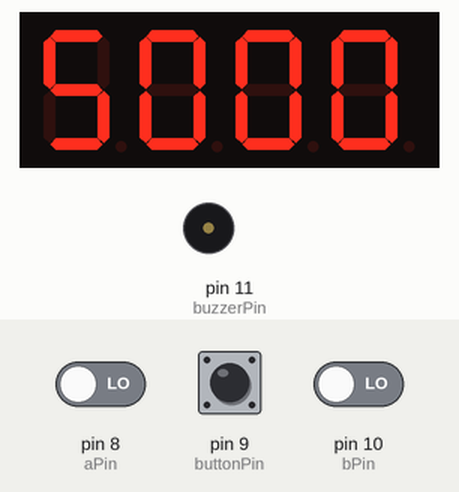
Recording of a sketch running on a simulated Arduino Uno, built with avr-gcc and run on an emulated ATmega328P. Shown: 4-digit seven-segment display, buzzer (waves = sounding, pin HIGH). Wiring (inferred from the names in the program): 4-digit 7-segment display, segments lit when HIGH: segments pin 3, pin 2, pin 19, pin 16, pin 18, pin 4, pin 5, pin 17; digit selects pin 6, pin 15, pin 7, pin 14. Inputs (shaded band) come from the test bench; at power-on: pin 9 (buttonPin) HIGH, pin 8 (aPin) LOW, pin 10 (bPin) LOW. EEPROM starts erased; the segment pins are drawn as the display they are named for; pins used as bus, display or sensor lines are not drawn.

Above: at 1.2 s.
1.3 s: pin 9 (buttonPin) pulled LOW for 0.15 s
At 1.9 s:
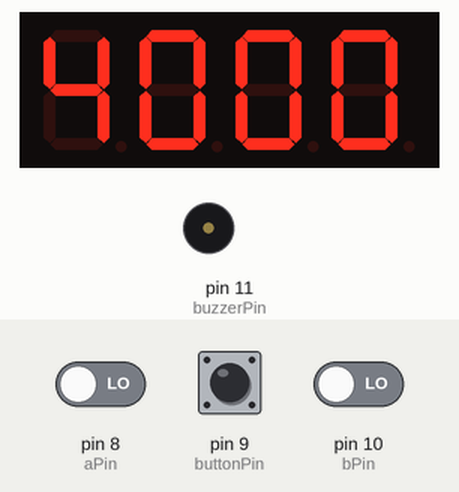
2.0 s: pin 9 (buttonPin) pulled LOW for 1 s
At 2.7 s:
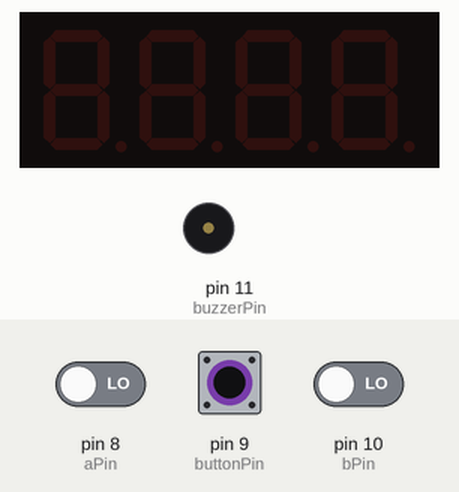
4.5 s: pin 9 (buttonPin) pulled LOW for 0.15 s
At 5.4 s:
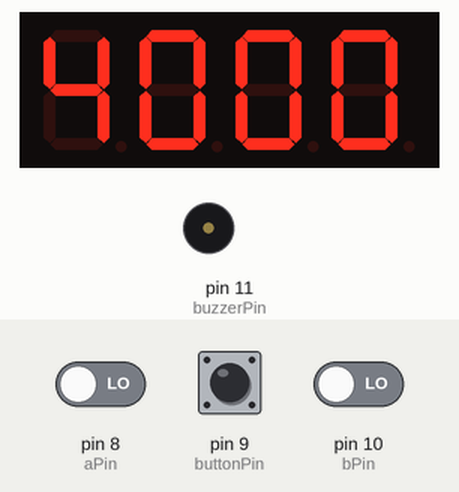
8.2 s: pin 9 (buttonPin) pulled LOW for 3.2 s
At 8.6 s:
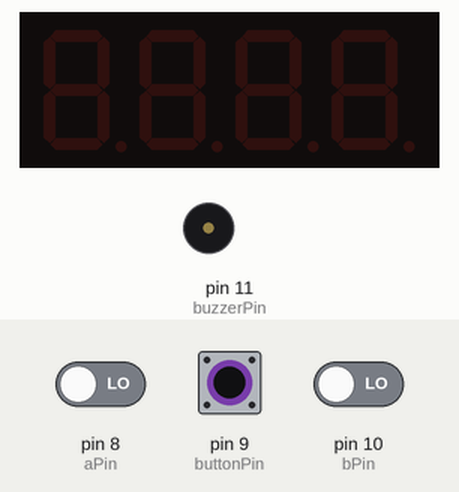
Timing chart, 0 to 11.2 s (numbered marks = the images above; inputs shaded):
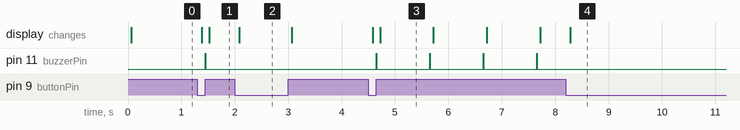

Measured:
- after the input at 1.3 s, pin 11 (buzzerPin): LOW → HIGH after 0.15 s, → LOW 0.01 s later; the display: first changes after 0.08 s (image 1 shows a later state)
- after the input at 2.0 s, pin 11 (buzzerPin): stops changing and stays LOW
- after the input at 4.5 s, pin 11 (buzzerPin): alternates HIGH for 0.01 s and LOW for 0.99 s, starting after 0.15 s; the display: first changes after 0.08 s (image 3 shows a later state)
- after the input at 8.2 s, pin 11 (buzzerPin): stays LOW (without the input it goes to HIGH after 0.45 s); the display: changes after 0.08 s (image 4)
- what the display in image 3 shows lasts 1.0 s, from 4.7 s to 5.7 s

The sketch:

a4.ino
```cpp
#include<EEPROM.h>
int segmentPins[] ={3,2,19,16,18,4,5,17};
int displayPins[] ={6,15,7,14};
int
times[]={5,10,15,20,30,45,100,130,200,230,300,400,500,600,700,800,900,1000, 1500, 2000, 3000};
int numTimes=20;
byte selectedTimeIndex;
int timerMinute;
int timerSecond;
int buzzerPin=11;
int aPin=8;
int bPin=10;
int buttonPin=9;
boolean stopped = true;
byte digits[10][8] ={
  //a  b  c  d  e  f  g ．
  {0,0,0,0,0,0,1,1},//1
  {1,0,0,1,1,1,1,1},//0
  {0,0,1,0,0,1,0,1},//1
  {0,0,0,0,1,1,0,1},//3
  {1,0,0,1,1,0,0,1},//4
  {0,1,0,0,1,0,0,1},//5
  {0,1,0,0,0,0,0,1},//6
  {0,0,0,1,1,1,1,1},//7
  {0,0,0,0,0,0,0,1},//8
  {0,0,0,0,1,0,0,1}//9
};
void setup()
{
  for(int i=0;i<8;i++)
  {
        pinMode(segmentPins[i],OUTPUT);
  }
  for(int i=0;i<4;i++)
  {
  pinMode(displayPins[i],OUTPUT);
  }
  pinMode(buzzerPin,OUTPUT);
  pinMode(buttonPin,INPUT);
  pinMode(aPin,INPUT);
  pinMode(bPin,INPUT);
  selectedTimeIndex=EEPROM.read(0);
  timerMinute=times[selectedTimeIndex]/100;
  timerSecond=times[selectedTimeIndex]%100;


}
void loop()
{

   if(!digitalRead(buttonPin))
  {
      stopped = !stopped;
      digitalWrite(buzzerPin,LOW);
      while(!digitalRead(buttonPin)){};
      EEPROM.write(0,selectedTimeIndex);
  }
  updateDisplay();
}
void updateDisplay() //mmss
{
  int minsecs = timerMinute*100+timerSecond;
  int v = minsecs;
  for(int i=0;i<4;i++)
  {
     int digit=v%10;
     setDigit(i);
     setSegments(digit);
     v=v/10;
     process();
  }
  setDigit(5);// all digits off to prevent uneven illumination
}
void process()
{
  for(int i=0;i<100; i++)//tweak this number between flicker and blur
{
int change=getEncoderTurn();

if(stopped)
{
  changeSetTime(change);
}
  else
{
     updateCountingTime();
}
}
if(timerMinute == 0 && timerSecond == 0)
{
digitalWrite(buzzerPin,HIGH);
}
}
void changeSetTime(int change)
{
    selectedTimeIndex+=change;
    if(selectedTimeIndex<0)
    {
        selectedTimeIndex=numTimes;
    }
    else if(selectedTimeIndex>numTimes)
    {
        selectedTimeIndex = 0;
    }
    timerMinute=times[selectedTimeIndex]/100;
    timerSecond=times[selectedTimeIndex]%100;
}
void updateCountingTime()
{
    static unsigned long lastMillis;
    unsigned long m=millis();
    if(m>(lastMillis+1000) && (timerSecond>0 || timerMinute>0))
    {
     digitalWrite(buzzerPin,HIGH);
      delay(10);
      digitalWrite(buzzerPin,LOW);
      if(timerSecond==0)
      {
       timerSecond=59;
       timerMinute--;
      }
      else
      {
       timerSecond--;
      }
    lastMillis = m;
    }
}
void setDigit(int digit)
{
  for(int i=0;i<4;i++)
  {
    digitalWrite(displayPins[i],(digit==i));
  }
}
void setDigitAll()
{
  for(int i=0;i<4;i++)
  {
    digitalWrite(displayPins[i],1);
  }
}
void setSegments(int n)
{
  for(int i=0;i<8; i++)
  {
    digitalWrite (segmentPins[i], !digits[n][i]);
  }
}
void setSegmentsAll()
{
  for(int i=0;i<8; i++)
  {
    digitalWrite (segmentPins[i], 1);
  }
}
int getEncoderTurn()
{
  // return ‐1，0，or +1
  static int oldA=HIGH;
  static int oldB=HIGH;
  int result = 0;
  int newA=digitalRead(aPin);
  int newB=digitalRead(bPin);
  if (newA != oldA || newB != oldB)
{
  // something has changed
   if(oldA == HIGH && newA==LOW)
  {
    result =-(2*oldB-1);
  }
}
oldA = newA;
oldB = newB;
return result;
}
```
